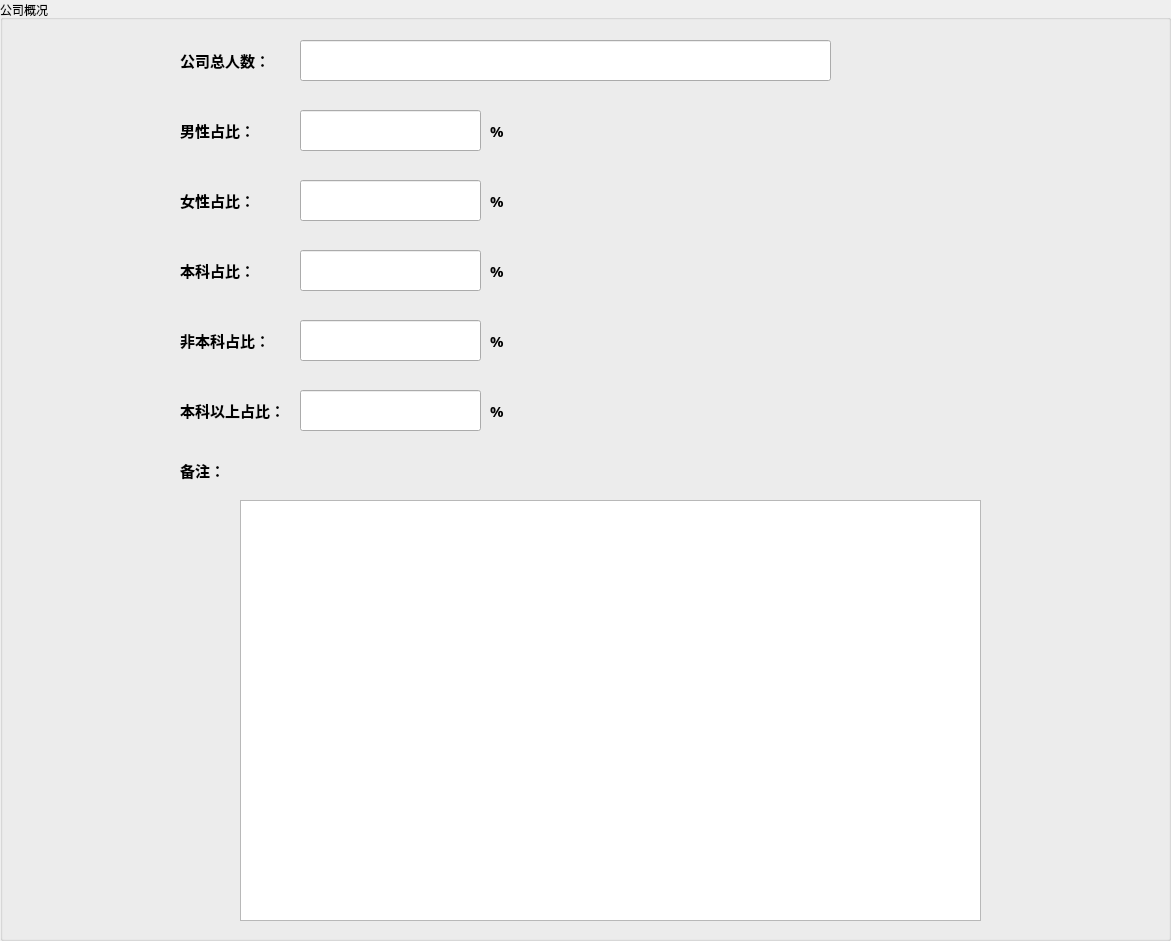
        <widget class="QGroupBox" name="groupBox_2">
         <property name="geometry">
          <rect>
           <x>10</x>
           <y>2010</y>
           <width>1171</width>
           <height>941</height>
          </rect>
         </property>
         <property name="title">
          <string>公司概况</string>
         </property>
         <widget class="QLineEdit" name="lineEdit_team_name_9">
          <property name="geometry">
           <rect>
            <x>300</x>
            <y>40</y>
            <width>531</width>
            <height>41</height>
           </rect>
          </property>
          <property name="font">
           <font>
            <family>微软雅黑</family>
            <pointsize>10</pointsize>
            <weight>75</weight>
            <bold>true</bold>
           </font>
          </property>
          <property name="text">
           <string/>
          </property>
         </widget>
         <widget class="QLabel" name="label_name_22">
          <property name="geometry">
           <rect>
            <x>180</x>
            <y>40</y>
            <width>111</width>
            <height>41</height>
           </rect>
          </property>
          <property name="font">
           <font>
            <family>微软雅黑</family>
            <pointsize>11</pointsize>
            <weight>75</weight>
            <bold>true</bold>
           </font>
          </property>
          <property name="text">
           <string>公司总人数：</string>
          </property>
          <property name="alignment">
           <set>Qt::AlignLeading|Qt::AlignLeft|Qt::AlignVCenter</set>
          </property>
         </widget>
         <widget class="QLineEdit" name="lineEdit_team_name_10">
          <property name="geometry">
           <rect>
            <x>300</x>
            <y>110</y>
            <width>181</width>
            <height>41</height>
           </rect>
          </property>
          <property name="font">
           <font>
            <family>微软雅黑</family>
            <pointsize>10</pointsize>
            <weight>75</weight>
            <bold>true</bold>
           </font>
          </property>
          <property name="text">
           <string/>
          </property>
         </widget>
         <widget class="QLabel" name="label_name_23">
          <property name="geometry">
           <rect>
            <x>180</x>
            <y>110</y>
            <width>111</width>
            <height>41</height>
           </rect>
          </property>
          <property name="font">
           <font>
            <family>微软雅黑</family>
            <pointsize>11</pointsize>
            <weight>75</weight>
            <bold>true</bold>
           </font>
          </property>
          <property name="text">
           <string>男性占比：</string>
          </property>
          <property name="alignment">
           <set>Qt::AlignLeading|Qt::AlignLeft|Qt::AlignVCenter</set>
          </property>
         </widget>
         <widget class="QLabel" name="label_name_24">
          <property name="geometry">
           <rect>
            <x>490</x>
            <y>110</y>
            <width>31</width>
            <height>41</height>
           </rect>
          </property>
          <property name="font">
           <font>
            <family>微软雅黑</family>
            <pointsize>11</pointsize>
            <weight>75</weight>
            <bold>true</bold>
           </font>
          </property>
          <property name="text">
           <string>%</string>
          </property>
          <property name="alignment">
           <set>Qt::AlignLeading|Qt::AlignLeft|Qt::AlignVCenter</set>
          </property>
         </widget>
         <widget class="QLineEdit" name="lineEdit_team_name_11">
          <property name="geometry">
           <rect>
            <x>300</x>
            <y>180</y>
            <width>181</width>
            <height>41</height>
           </rect>
          </property>
          <property name="font">
           <font>
            <family>微软雅黑</family>
            <pointsize>10</pointsize>
            <weight>75</weight>
            <bold>true</bold>
           </font>
          </property>
          <property name="text">
           <string/>
          </property>
         </widget>
         <widget class="QLabel" name="label_name_25">
          <property name="geometry">
           <rect>
            <x>180</x>
            <y>180</y>
            <width>111</width>
            <height>41</height>
           </rect>
          </property>
          <property name="font">
           <font>
            <family>微软雅黑</family>
            <pointsize>11</pointsize>
            <weight>75</weight>
            <bold>true</bold>
           </font>
          </property>
          <property name="text">
           <string>女性占比：</string>
          </property>
          <property name="alignment">
           <set>Qt::AlignLeading|Qt::AlignLeft|Qt::AlignVCenter</set>
          </property>
         </widget>
         <widget class="QLabel" name="label_name_26">
          <property name="geometry">
           <rect>
            <x>490</x>
            <y>180</y>
            <width>31</width>
            <height>41</height>
           </rect>
          </property>
          <property name="font">
           <font>
            <family>微软雅黑</family>
            <pointsize>11</pointsize>
            <weight>75</weight>
            <bold>true</bold>
           </font>
          </property>
          <property name="text">
           <string>%</string>
          </property>
          <property name="alignment">
           <set>Qt::AlignLeading|Qt::AlignLeft|Qt::AlignVCenter</set>
          </property>
         </widget>
         <widget class="QLabel" name="label_name_27">
          <property name="geometry">
           <rect>
            <x>180</x>
            <y>250</y>
            <width>111</width>
            <height>41</height>
           </rect>
          </property>
          <property name="font">
           <font>
            <family>微软雅黑</family>
            <pointsize>11</pointsize>
            <weight>75</weight>
            <bold>true</bold>
           </font>
          </property>
          <property name="text">
           <string>本科占比：</string>
          </property>
          <property name="alignment">
           <set>Qt::AlignLeading|Qt::AlignLeft|Qt::AlignVCenter</set>
          </property>
         </widget>
         <widget class="QLabel" name="label_name_28">
          <property name="geometry">
           <rect>
            <x>490</x>
            <y>250</y>
            <width>31</width>
            <height>41</height>
           </rect>
          </property>
          <property name="font">
           <font>
            <family>微软雅黑</family>
            <pointsize>11</pointsize>
            <weight>75</weight>
            <bold>true</bold>
           </font>
          </property>
          <property name="text">
           <string>%</string>
          </property>
          <property name="alignment">
           <set>Qt::AlignLeading|Qt::AlignLeft|Qt::AlignVCenter</set>
          </property>
         </widget>
         <widget class="QLineEdit" name="lineEdit_team_name_12">
          <property name="geometry">
           <rect>
            <x>300</x>
            <y>250</y>
            <width>181</width>
            <height>41</height>
           </rect>
          </property>
          <property name="font">
           <font>
            <family>微软雅黑</family>
            <pointsize>10</pointsize>
            <weight>75</weight>
            <bold>true</bold>
           </font>
          </property>
          <property name="text">
           <string/>
          </property>
         </widget>
         <widget class="QLineEdit" name="lineEdit_team_name_13">
          <property name="geometry">
           <rect>
            <x>300</x>
            <y>320</y>
            <width>181</width>
            <height>41</height>
           </rect>
          </property>
          <property name="font">
           <font>
            <family>微软雅黑</family>
            <pointsize>10</pointsize>
            <weight>75</weight>
            <bold>true</bold>
           </font>
          </property>
          <property name="text">
           <string/>
          </property>
         </widget>
         <widget class="QLabel" name="label_name_29">
          <property name="geometry">
           <rect>
            <x>490</x>
            <y>320</y>
            <width>31</width>
            <height>41</height>
           </rect>
          </property>
          <property name="font">
           <font>
            <family>微软雅黑</family>
            <pointsize>11</pointsize>
            <weight>75</weight>
            <bold>true</bold>
           </font>
          </property>
          <property name="text">
           <string>%</string>
          </property>
          <property name="alignment">
           <set>Qt::AlignLeading|Qt::AlignLeft|Qt::AlignVCenter</set>
          </property>
         </widget>
         <widget class="QLabel" name="label_name_30">
          <property name="geometry">
           <rect>
            <x>180</x>
            <y>320</y>
            <width>111</width>
            <height>41</height>
           </rect>
          </property>
          <property name="font">
           <font>
            <family>微软雅黑</family>
            <pointsize>11</pointsize>
            <weight>75</weight>
            <bold>true</bold>
           </font>
          </property>
          <property name="text">
           <string>非本科占比：</string>
          </property>
          <property name="alignment">
           <set>Qt::AlignLeading|Qt::AlignLeft|Qt::AlignVCenter</set>
          </property>
         </widget>
         <widget class="QLineEdit" name="lineEdit_team_name_14">
          <property name="geometry">
           <rect>
            <x>300</x>
            <y>390</y>
            <width>181</width>
            <height>41</height>
           </rect>
          </property>
          <property name="font">
           <font>
            <family>微软雅黑</family>
            <pointsize>10</pointsize>
            <weight>75</weight>
            <bold>true</bold>
           </font>
          </property>
          <property name="text">
           <string/>
          </property>
         </widget>
         <widget class="QLabel" name="label_name_31">
          <property name="geometry">
           <rect>
            <x>490</x>
            <y>390</y>
            <width>31</width>
            <height>41</height>
           </rect>
          </property>
          <property name="font">
           <font>
            <family>微软雅黑</family>
            <pointsize>11</pointsize>
            <weight>75</weight>
            <bold>true</bold>
           </font>
          </property>
          <property name="text">
           <string>%</string>
          </property>
          <property name="alignment">
           <set>Qt::AlignLeading|Qt::AlignLeft|Qt::AlignVCenter</set>
          </property>
         </widget>
         <widget class="QLabel" name="label_name_32">
          <property name="geometry">
           <rect>
            <x>180</x>
            <y>390</y>
            <width>111</width>
            <height>41</height>
           </rect>
          </property>
          <property name="font">
           <font>
            <family>微软雅黑</family>
            <pointsize>11</pointsize>
            <weight>75</weight>
            <bold>true</bold>
           </font>
          </property>
          <property name="text">
           <string>本科以上占比：</string>
          </property>
          <property name="alignment">
           <set>Qt::AlignLeading|Qt::AlignLeft|Qt::AlignVCenter</set>
          </property>
         </widget>
         <widget class="QPlainTextEdit" name="plainTextEdit_2">
          <property name="geometry">
           <rect>
            <x>240</x>
            <y>500</y>
            <width>741</width>
            <height>421</height>
           </rect>
          </property>
         </widget>
         <widget class="QLabel" name="label_name_33">
          <property name="geometry">
           <rect>
            <x>180</x>
            <y>450</y>
            <width>131</width>
            <height>41</height>
           </rect>
          </property>
          <property name="font">
           <font>
            <family>微软雅黑</family>
            <pointsize>11</pointsize>
            <weight>75</weight>
            <bold>true</bold>
           </font>
          </property>
          <property name="text">
           <string>备注：</string>
          </property>
          <property name="alignment">
           <set>Qt::AlignLeading|Qt::AlignLeft|Qt::AlignVCenter</set>
          </property>
         </widget>
        </widget>
